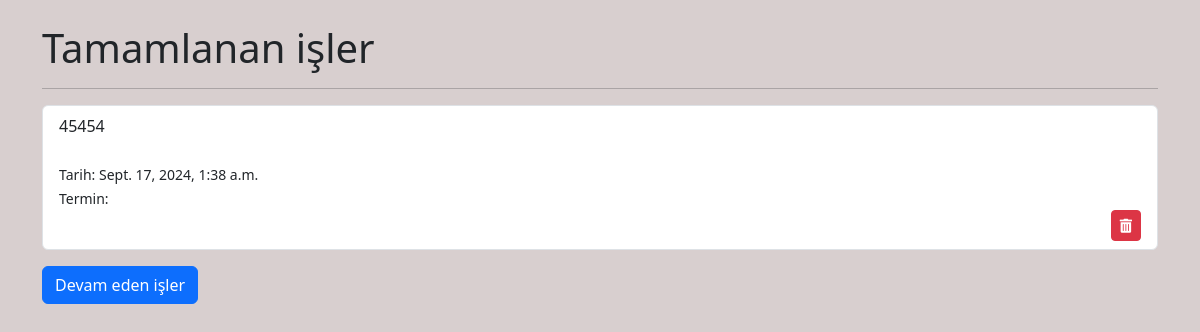
The page /completed_tasks/ on the database as committed earlier.
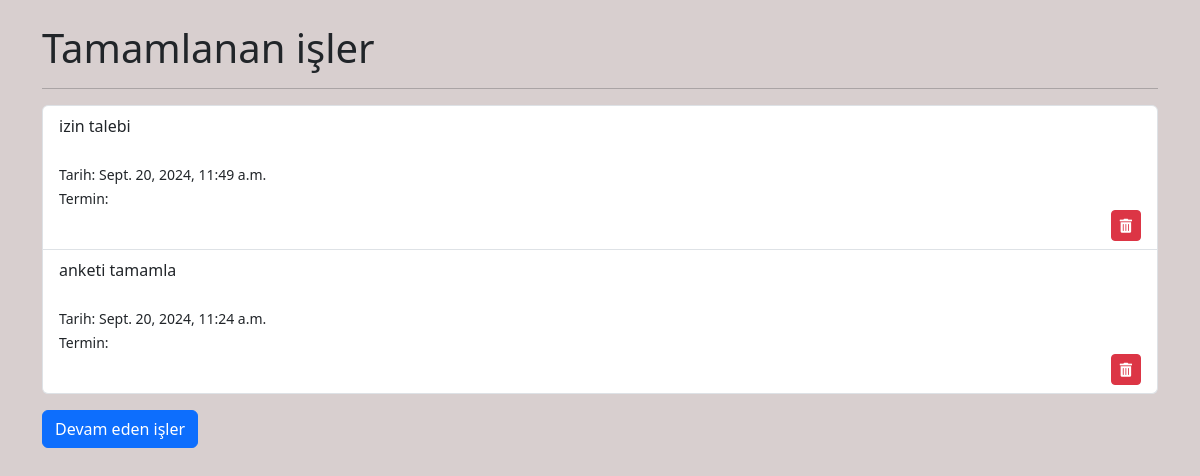
The same page on the database as committed later.
### app_1/models.py (models this page shows, shortened)
class CompletedTask(models.Model):
    task_id = models.IntegerField()
    title = models.CharField(max_length=200)
    description = models.TextField(blank=True, null=True)
    completed_at = models.DateTimeField(auto_now_add=True)

### app_1/views.py (the view)
# urls.py: path("completed_tasks/", views.completed_tasks, name="completed_tasks"),
def completed_tasks(request):
    completed_tasks = CompletedTask.objects.all().order_by("-completed_at")
    context = {"completed_tasks": completed_tasks, "name": "Tamamlanan işler"}
    return render(request, "app_1/completed_tasks.html", context)

### app_1/templates/app_1/completed_tasks.html
{% extends "base.html" %}
{% block content %}
    <div class="container">
        <h1 class="mt-4">{{ name }}</h1>
        <hr>
        <ul class="list-group mt-3">
            {% for task in completed_tasks %}
                <li class="list-group-item">
                    {{ task.title }}
                    <br>
                    <br>
                    <small>Tarih: {{ task.completed_at }}</small>
                    <br>
                    <small>Termin: {{ task.due_date }}</small>
                    <div class="d-flex justify-content-end">
                        <a href="{% url 'delete_completed_task' task.id %}"
                           class="btn btn-danger btn-sm ml-2"> <i class="fas fa-trash-alt"></i></a>
                    </div>
                </li>
            {% endfor %}
        </ul>
        <a href="{% url 'task_list' %}" class="btn btn-primary mt-3">Devam eden işler</a>
    </div>
{% endblock content %}

### templates/base.html (shortened to what this page needs)
<!DOCTYPE html>
{% load static %}
<html lang="en">
    <head>
        <link href="https://cdn.jsdelivr.net/npm/bootstrap@5.3.3/dist/css/bootstrap.min.css"
              rel="stylesheet"
>
        <link rel="stylesheet"
              href="https://cdnjs.cloudflare.com/ajax/libs/font-awesome/5.15.4/css/all.min.css">
        <link rel="stylesheet" href="{% static 'style/main.css' %}">
    </head>
    <body>
            {% block content %}
            {% endblock content %}
    </body>
</html>

### static/style/main.css (style rules this page uses)
body { background-color: #d8cfcf; }

Rows that differ between the two databases and show on the page:
removed CompletedTask: title "45454", completed_at "Sept. 17, 2024, 1:38 a.m."
added CompletedTask: title "izin talebi", completed_at "Sept. 20, 2024, 11:49 a.m."
added CompletedTask: title "anketi tamamla", completed_at "Sept. 20, 2024, 11:24 a.m."
